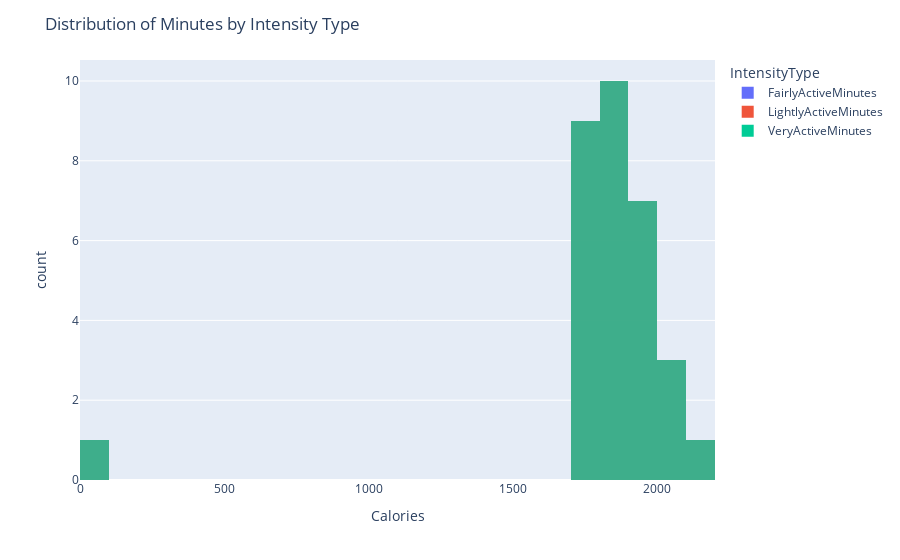

The cell this chart's notebook holds for it:
### Code cell
result2melted_sorted['Minutes'] = pd.to_numeric(result2melted_sorted['Minutes'], errors='coerce')
fig_hist = px.histogram(
    result2melted_sorted,
    x='Calories',
    color='IntensityType',
    nbins=30,
    barmode='overlay',   # 'group' or 'stack' also work
    opacity=0.7
)
fig_hist.update_layout(title='Distribution of Minutes by Intensity Type')
fig_hist.show()

### Figure 1 — Plotly figure (JSON) as saved in the notebook; plotly's stock layout.template omitted (floating-point values rounded to 4 significant figures)
{"data": [{"bingroup": "x", "hovertemplate": "IntensityType=FairlyActiveMinutes<br>Calories=%{x}<br>count=%{y}<extra></extra>", "legendgroup": "FairlyActiveMinutes", "marker": {"color": "#636efa", "opacity": 0.7, "pattern": {"shape": ""}}, "name": "FairlyActiveMinutes", "nbinsx": 30, "orientation": "v", "showlegend": true, "type": "histogram", "x": [1985, 1797, 1776, 1745, 1863, 1728, 1921, 2035, 1786, 1775, 1827, 1949, 1788, 2013, 1970, 2159, 1898, 1837, 1947, 1820, 2004, 1990, 1819, 1959, 1896, 1821, 1740, 1819, 1859, 1783, 0], "xaxis": "x", "yaxis": "y"}, {"bingroup": "x", "hovertemplate": "IntensityType=LightlyActiveMinutes<br>Calories=%{x}<br>count=%{y}<extra></extra>", "legendgroup": "LightlyActiveMinutes", "marker": {"color": "#EF553B", "opacity": 0.7, "pattern": {"shape": ""}}, "name": "LightlyActiveMinutes", "nbinsx": 30, "orientation": "v", "showlegend": true, "type": "histogram", "x": [1985, 1797, 1776, 1745, 1863, 1728, 1921, 2035, 1786, 1775, 1827, 1949, 1788, 2013, 1970, 2159, 1898, 1837, 1947, 1820, 2004, 1990, 1819, 1959, 1896, 1821, 1740, 1819, 1859, 1783, 0], "xaxis": "x", "yaxis": "y"}, {"bingroup": "x", "hovertemplate": "IntensityType=VeryActiveMinutes<br>Calories=%{x}<br>count=%{y}<extra></extra>", "legendgroup": "VeryActiveMinutes", "marker": {"color": "#00cc96", "opacity": 0.7, "pattern": {"shape": ""}}, "name": "VeryActiveMinutes", "nbinsx": 30, "orientation": "v", "showlegend": true, "type": "histogram", "x": [1985, 1797, 1776, 1745, 1863, 1728, 1921, 2035, 1786, 1775, 1827, 1949, 1788, 2013, 1970, 2159, 1898, 1837, 1947, 1820, 2004, 1990, 1819, 1959, 1896, 1821, 1740, 1819, 1859, 1783, 0], "xaxis": "x", "yaxis": "y"}], "layout": {"barmode": "overlay", "legend": {"title": {"text": "IntensityType"}, "tracegroupgap": 0}, "margin": {"t": 60}, "title": {"text": "Distribution of Minutes by Intensity Type"}, "xaxis": {"anchor": "y", "domain": [0, 1], "title": {"text": "Calories"}}, "yaxis": {"anchor": "x", "domain": [0, 1], "title": {"text": "count"}}}}
